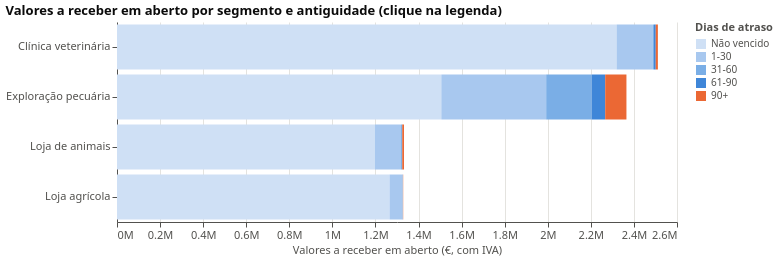

Notebook code for this chart:
### Markdown cell above
**Resposta.** 225 clientes estão há mais de 60 dias sem visita e compraram 5,4 M€ nos últimos 12 meses.
Ordená-los por essa faturação dá a cada vendedor uma lista de contactos para a semana; a curva da taxa de encomenda explica porque importa.

### P4. Onde está o dinheiro parado?

Faturas em aberto na data de referência, por dias de atraso face ao vencimento. **Clique num escalão de antiguidade na legenda** para
ficar só com esse escalão.

### Code cell
inv = invoices.merge(payments[["invoice_id", "payment_date"]], on="invoice_id", how="left") \
              .merge(orders[["order_id", "customer_id"]], on="order_id").merge(customers[["customer_id", "segment"]], on="customer_id")
open_inv = inv[inv["payment_date"].isna()].copy()
overdue = (AS_OF - open_inv["due_date"]).dt.days
open_inv["bucket"] = pd.cut(overdue, [-10_000, 0, 30, 60, 90, 10_000], labels=["Not due", "1-30", "31-60", "61-90", "90+"])
aging = open_inv.groupby(["segment", "bucket"], observed=True)["amount_eur"].sum().reset_index()

ORDER = ["Not due", "1-30", "31-60", "61-90", "90+"]
pick_b = alt.selection_point(fields=["bucket"], bind="legend")
alt.Chart(aging).mark_bar().encode(
    y=alt.Y("segment:N", title=None, sort="-x"),
    x=alt.X("sum(amount_eur):Q", title="Valores a receber em aberto (€, com IVA)", axis=alt.Axis(format="~s")),
    color=alt.Color("bucket:N", sort=ORDER, title="Dias de atraso",
                    scale=alt.Scale(domain=ORDER, range=["#cfe0f5", "#a8c8ef", "#7aaee6", "#3f86d8", ORANGE])),
    order=alt.Order("bucket_order:Q"),
    opacity=alt.condition(pick_b, alt.value(1), alt.value(0.15)),
    tooltip=["segment", "bucket", alt.Tooltip("amount_eur:Q", format=",.0f")],
).transform_calculate(bucket_order=f"indexof({ORDER}, datum.bucket)").add_params(pick_b).properties(
    width=560, height=200, title="Valores a receber em aberto por segmento e antiguidade (clique na legenda)")

### Figure 1 — Vega-Lite specification as saved in the notebook (floating-point values rounded to 4 significant figures)
{"config": {"view": {"stroke": null}, "axis": {"gridColor": "#e4e3df", "domainColor": "#52514e", "tickColor": "#52514e", "labelColor": "#52514e", "titleColor": "#52514e", "labelFontSize": 11, "titleFontSize": 11, "titleFontWeight": "normal"}, "legend": {"labelColor": "#52514e", "titleColor": "#52514e"}, "title": {"anchor": "start", "fontSize": 13, "color": "#0b0b0b"}, "font": "system-ui, -apple-system, Segoe UI, sans-serif"}, "data": {"name": "data-4b8293505c6cdc14b3a2da2771962cd7"}, "mark": {"type": "bar"}, "encoding": {"color": {"field": "bucket", "scale": {"domain": ["Não vencido", "1-30", "31-60", "61-90", "90+"], "range": ["#cfe0f5", "#a8c8ef", "#7aaee6", "#3f86d8", "#eb6834"]}, "sort": ["Não vencido", "1-30", "31-60", "61-90", "90+"], "title": "Dias de atraso", "type": "nominal"}, "opacity": {"condition": {"param": "param_4c03869847a9c84b", "value": 1}, "value": 0.15}, "order": {"field": "bucket_order", "type": "quantitative"}, "tooltip": [{"field": "segment", "type": "nominal"}, {"field": "bucket", "type": "ordinal"}, {"field": "amount_eur", "format": ",.0f", "type": "quantitative"}], "x": {"aggregate": "sum", "axis": {"format": "~s"}, "field": "amount_eur", "title": "Valores a receber em aberto (€, com IVA)", "type": "quantitative"}, "y": {"field": "segment", "sort": "-x", "title": null, "type": "nominal"}}, "height": 200, "params": [{"name": "param_4c03869847a9c84b", "select": {"type": "point", "fields": ["bucket"]}, "bind": "legend"}], "title": "Valores a receber em aberto por segmento e antiguidade (clique na legenda)", "transform": [{"calculate": "indexof(['Não vencido', '1-30', '31-60', '61-90', '90+'], datum.bucket)", "as": "bucket_order"}], "width": 560, "$schema": "https://vega.github.io/schema/vega-lite/v6.4.1.json", "datasets": {"data-4b8293505c6cdc14b3a2da2771962cd7": [{"segment": "Loja agrícola", "bucket": "Não vencido", "amount_eur": 1265000.0}, {"segment": "Loja agrícola", "bucket": "1-30", "amount_eur": 61200.0}, {"segment": "Loja agrícola", "bucket": "31-60", "amount_eur": 916.1}, {"segment": "Loja agrícola", "bucket": "90+", "amount_eur": 1287.0}, {"segment": "Exploração pecuária", "bucket": "Não vencido", "amount_eur": 1506000.0}, {"segment": "Exploração pecuária", "bucket": "1-30", "amount_eur": 486800.0}, {"segment": "Exploração pecuária", "bucket": "31-60", "amount_eur": 212200.0}, {"segment": "Exploração pecuária", "bucket": "61-90", "amount_eur": 61890.0}, {"segment": "Exploração pecuária", "bucket": "90+", "amount_eur": 98610.0}, {"segment": "Loja de animais", "bucket": "Não vencido", "amount_eur": 1197000.0}, {"segment": "Loja de animais", "bucket": "1-30", "amount_eur": 121400.0}, {"segment": "Loja de animais", "bucket": "31-60", "amount_eur": 4136.0}, {"segment": "Loja de animais", "bucket": "61-90", "amount_eur": 1658.0}, {"segment": "Loja de animais", "bucket": "90+", "amount_eur": 8153.0}, {"segment": "Clínica veterinária", "bucket": "Não vencido", "amount_eur": 2320000.0}, {"segment": "Clínica veterinária", "bucket": "1-30", "amount_eur": 168600.0}, {"segment": "Clínica veterinária", "bucket": "31-60", "amount_eur": 5125.0}, {"segment": "Clínica veterinária", "bucket": "61-90", "amount_eur": 8159.0}, {"segment": "Clínica veterinária", "bucket": "90+", "amount_eur": 9890.0}]}}
